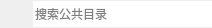
<?xml version="1.0" encoding="UTF-8"?>
<ui version="4.0">
 <class>QSearchWidget</class>
 <widget class="QWidget" name="QSearchWidget">
  <property name="geometry">
   <rect>
    <x>0</x>
    <y>0</y>
    <width>212</width>
    <height>28</height>
   </rect>
  </property>
  <property name="sizePolicy">
   <sizepolicy hsizetype="Fixed" vsizetype="Fixed">
    <horstretch>0</horstretch>
    <verstretch>0</verstretch>
   </sizepolicy>
  </property>
  <property name="minimumSize">
   <size>
    <width>212</width>
    <height>28</height>
   </size>
  </property>
  <property name="windowTitle">
   <string>QSearchWidget</string>
  </property>
  <property name="styleSheet">
   <string notr="true">QSearchWidget{
	background-color:white;
	border:2px soild black;
	border-radius:2px;
}
QToolButton#btnSearch{
	border:none;
	border-image: url(:/images/search);
}
QLineEdit{
	border:none;
	font-family:&quot;微软雅黑&quot;;
	font-size:12px;
}</string>
  </property>
  <layout class="QHBoxLayout" name="horizontalLayout">
   <property name="spacing">
    <number>5</number>
   </property>
   <property name="leftMargin">
    <number>9</number>
   </property>
   <property name="topMargin">
    <number>0</number>
   </property>
   <property name="rightMargin">
    <number>0</number>
   </property>
   <property name="bottomMargin">
    <number>0</number>
   </property>
   <item>
    <widget class="QToolButton" name="btnSearch">
     <property name="text">
      <string/>
     </property>
     <property name="autoRaise">
      <bool>true</bool>
     </property>
    </widget>
   </item>
   <item>
    <widget class="QLineEdit" name="edtSearch">
     <property name="minimumSize">
      <size>
       <width>0</width>
       <height>26</height>
      </size>
     </property>
     <property name="focusPolicy">
      <enum>Qt::ClickFocus</enum>
     </property>
     <property name="placeholderText">
      <string>搜索公共目录</string>
     </property>
    </widget>
   </item>
  </layout>
 </widget>
 <layoutdefault spacing="6" margin="11"/>
 <resources>
  <include location="../microlib.qrc"/>
 </resources>
 <connections/>
</ui>
